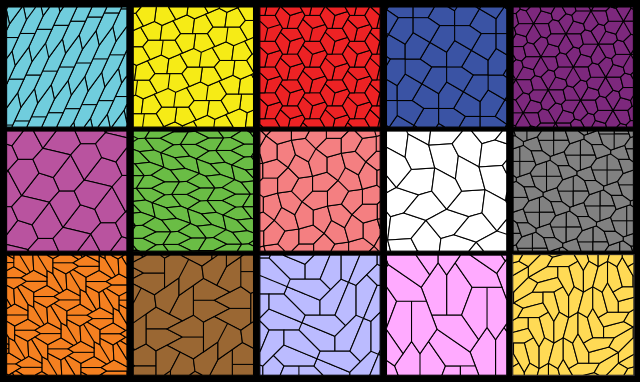
#> input picture collageTime/pythonOpencv/data/harri.png, 640 x 382 px
$ python harris.py
#> lines starting #> are read from the running program, lines starting #| are printed output that depends on the picture; after the words box and inside, x2 and y2 are one past the last pixel; in counts of white or black regions, pixels touching at a corner belong together
import cv2
import numpy as np

filename='data/harri.png'
img=cv2.imread(filename)
#> img is the input picture: shape (382, 640, 3); mean B, G, R 101.3, 110.4, 140.6
gray=cv2.cvtColor(img,cv2.COLOR_BGR2GRAY)
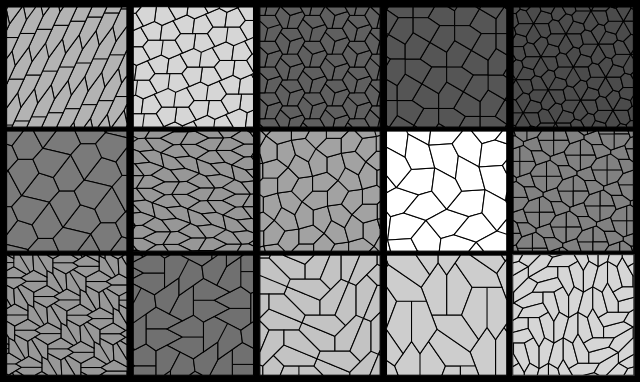
#> gray: shape (382, 640); min 0, max 255, mean 118.4

#find Harris corners
res=np.float32(gray)
dst=cv2.cornerHarris(gray,2,3,0.04)
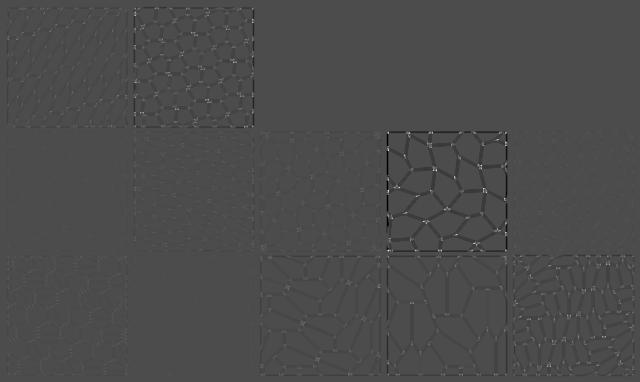
#> dst: shape (382, 640) float32; min -0.0373, max 0.0864, mean -0.000373; drawn with min black and max white
dst=cv2.dilate(dst,None)
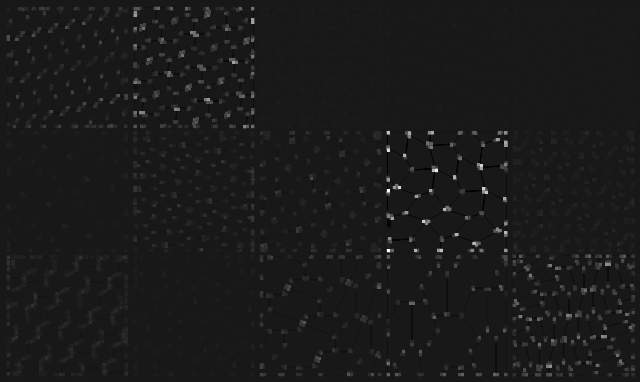
#> dst: shape (382, 640) float32; min -0.00929, max 0.0864, mean 0.000851; drawn with min black and max white

#Threshold for an optimal vlue it may vary depending on the image
img[dst>0.01*dst.max()]=[0,0,255]
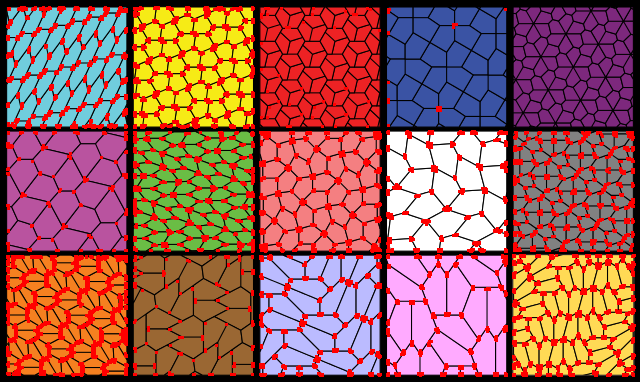
#> img: shape (382, 640, 3); 12.81% of pixels changed, all inside (x1, y1, x2, y2) = (6, 6, 636, 377)

cv2.imshow('dst',img)
if cv2.waitKey(0) & 0xFF == 27:
#> (key Esc is pressed here)
#> (the run stopped early here; a loop or call above may not have finished)

$ run again, with collageTime/pythonOpencv/data/subp.jpg saved as collageTime/pythonOpencv/data/harri.png
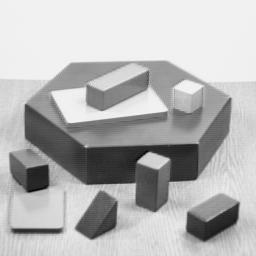
#> input picture collageTime/pythonOpencv/data/subp.jpg, 256 x 256 px
#> img is the input picture: shape (256, 256, 3); min 0, max 252, mean 182.8
#> `dst=cv2.dilate(dst,None)`:
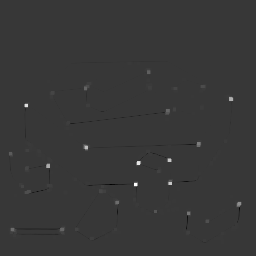
#> dst: shape (256, 256) float32; min -0.000511, max 0.00183, mean 3.1e-06; drawn with min black and max white
#> `img[dst>0.01*dst.max()]=[0,0,255]`:
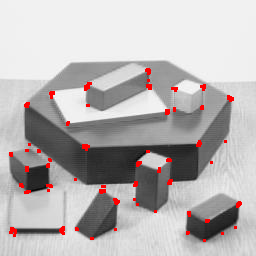
#> img: shape (256, 256, 3); 1.77% of pixels changed, all inside (x1, y1, x2, y2) = (9, 68, 242, 242)

$ run again, with collageTime/pythonOpencv/data/tanu.jpg saved as collageTime/pythonOpencv/data/harri.png
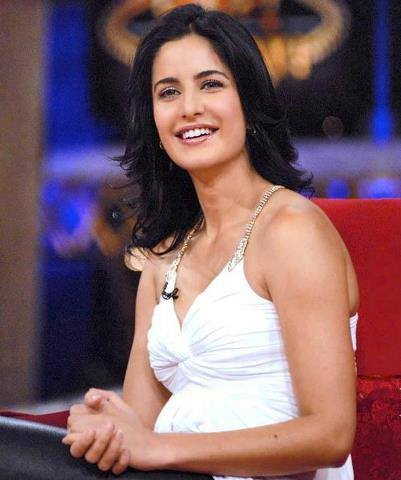
#> input picture collageTime/pythonOpencv/data/tanu.jpg, 401 x 480 px
#> img is the input picture: shape (480, 401, 3); mean B, G, R 101.3, 93.7, 124.9
#> `dst=cv2.dilate(dst,None)`:
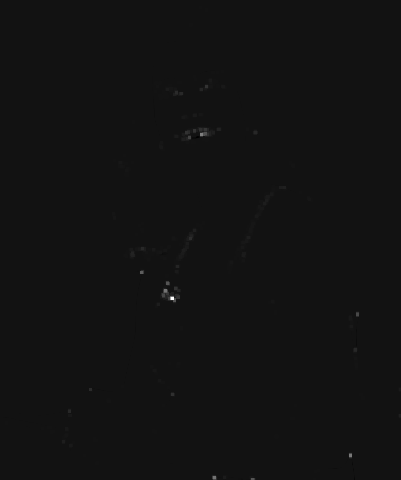
#> dst: shape (480, 401) float32; min -0.00189, max 0.0242, mean 1.78e-05; drawn with min black and max white
#> `img[dst>0.01*dst.max()]=[0,0,255]`:
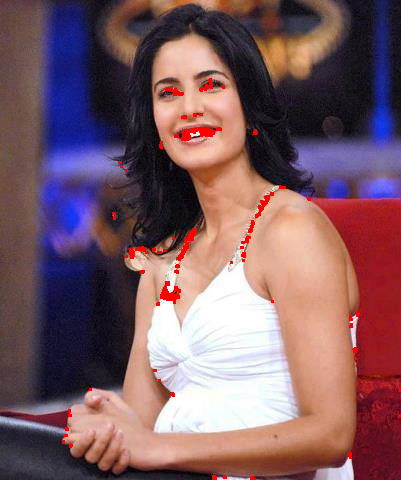
#> img: shape (480, 401, 3); 1.05% of pixels changed, all inside (x1, y1, x2, y2) = (62, 78, 401, 480)

$ run again, with collageTime/pythonOpencv/data/test.jpg saved as collageTime/pythonOpencv/data/harri.png
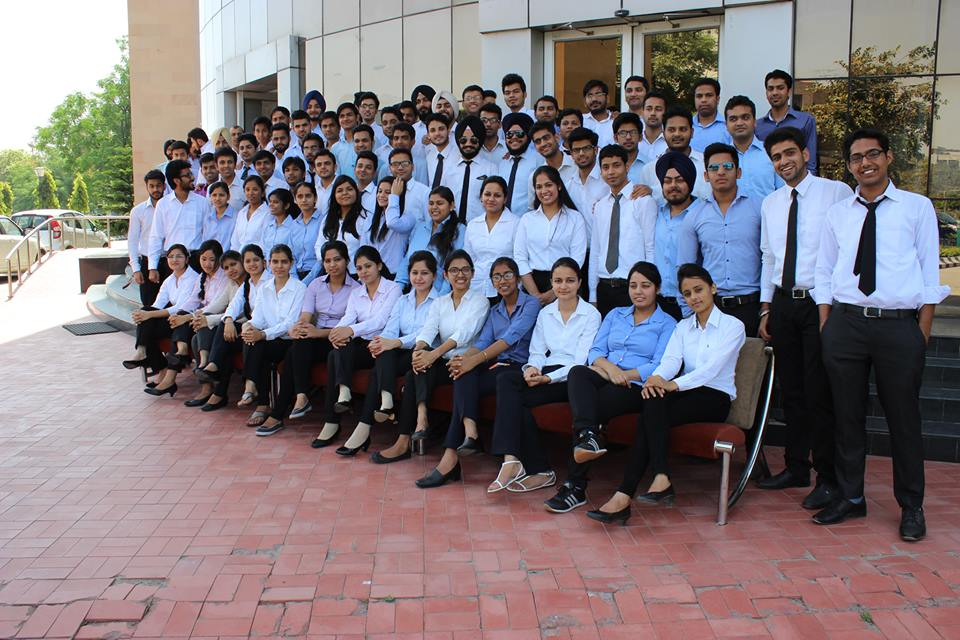
#> input picture collageTime/pythonOpencv/data/test.jpg, 960 x 640 px
#> img is the input picture: shape (640, 960, 3); mean B, G, R 126, 120.6, 129.4
#> `dst=cv2.dilate(dst,None)`:
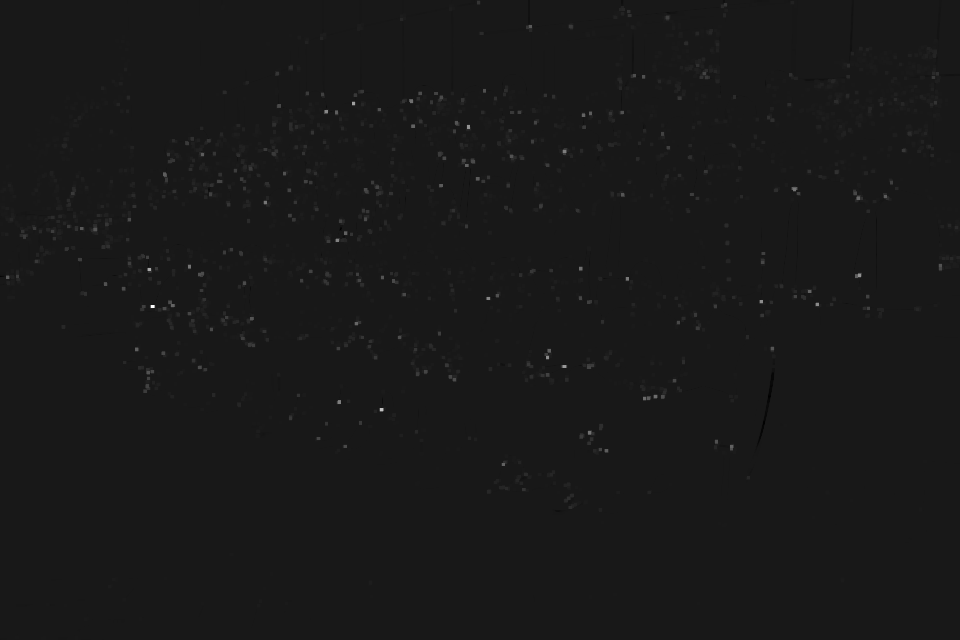
#> dst: shape (640, 960) float32; min -0.00418, max 0.04, mean 0.000102; drawn with min black and max white
#> `img[dst>0.01*dst.max()]=[0,0,255]`:
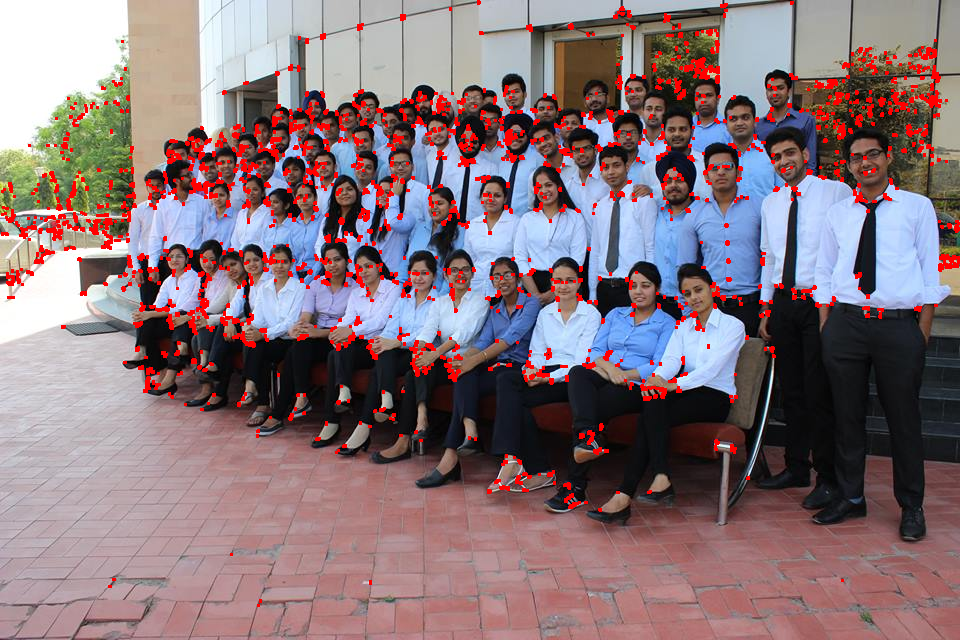
#> img: shape (640, 960, 3); 4.68% of pixels changed, all inside (x1, y1, x2, y2) = (1, 0, 960, 607)
